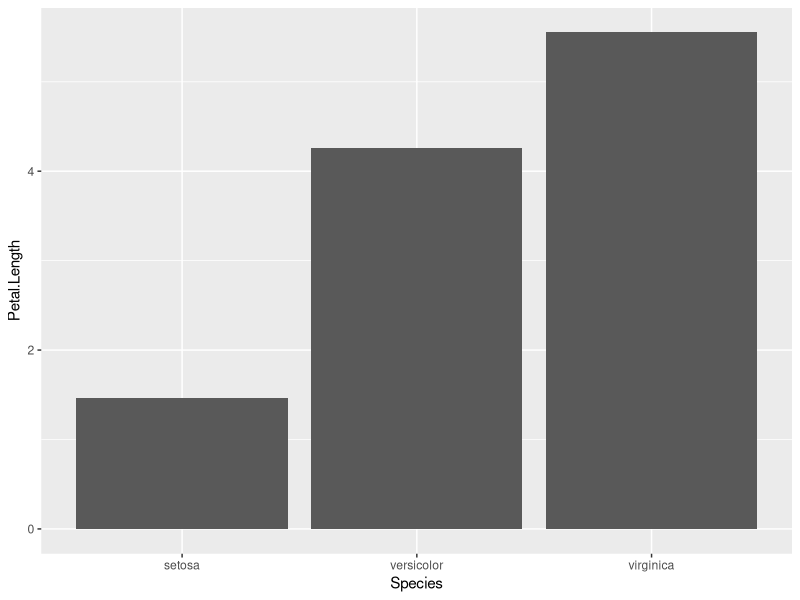
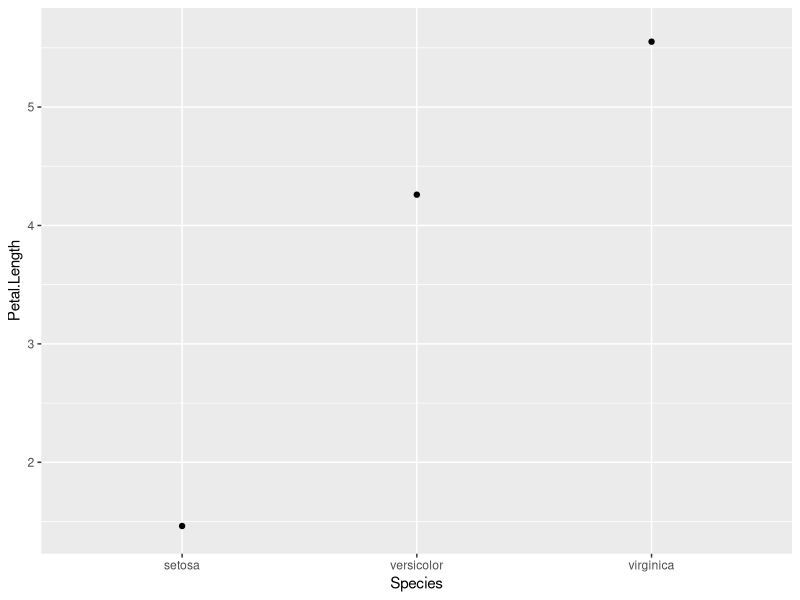
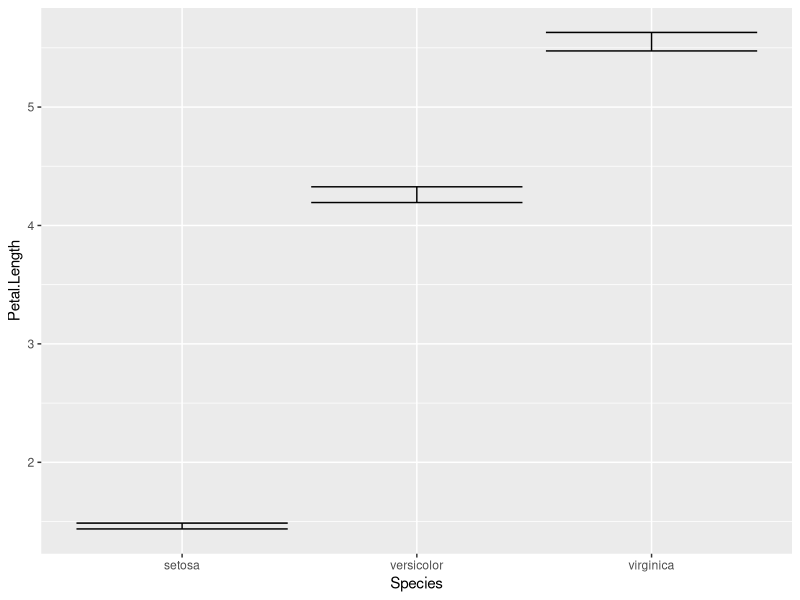
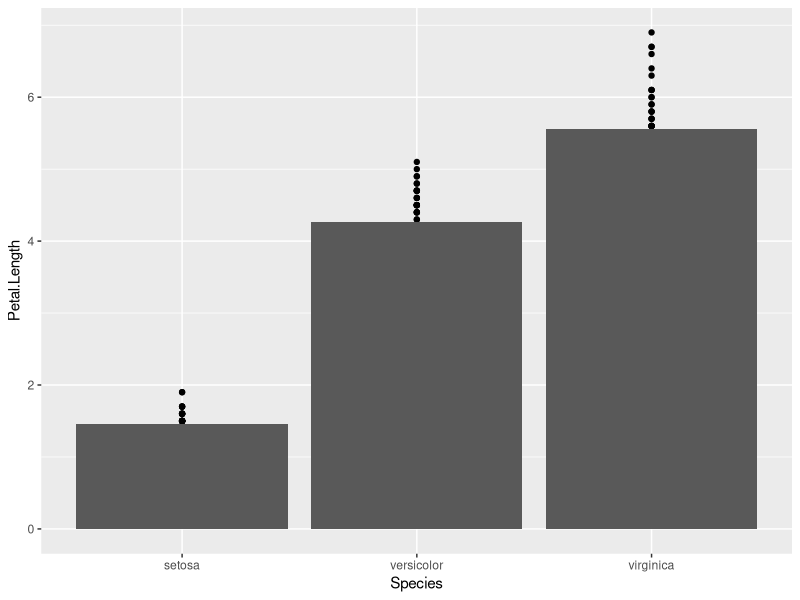
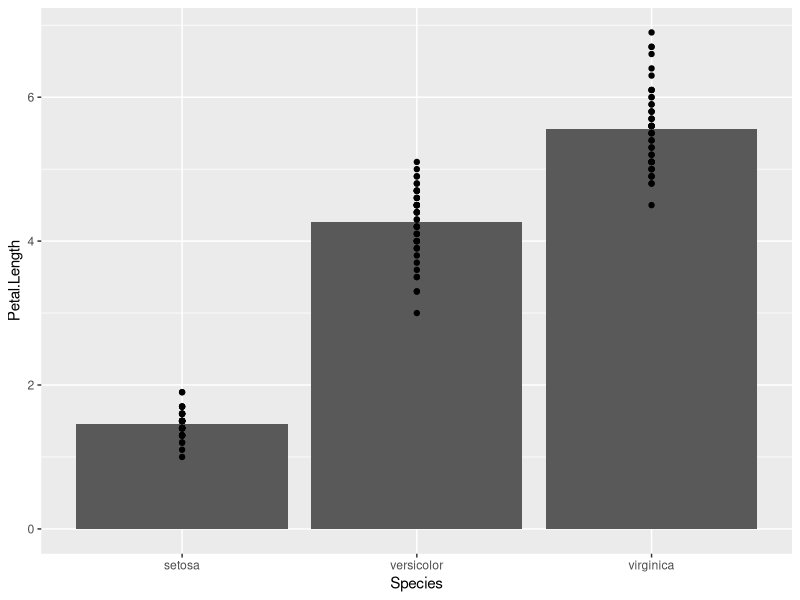
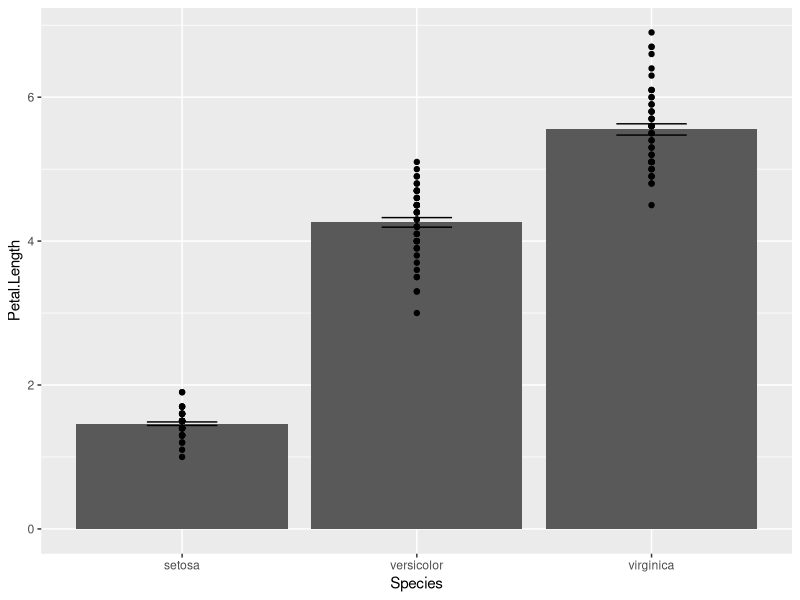
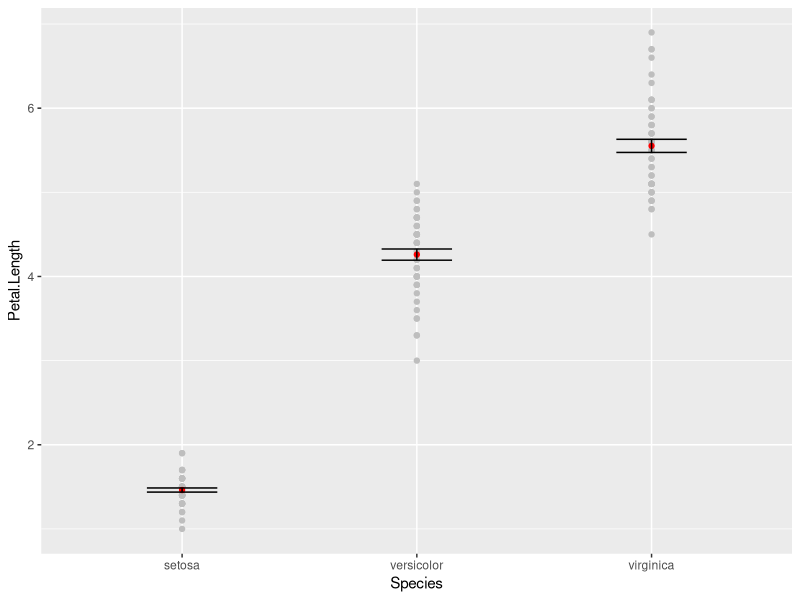

Reproduce these figures in R, in order.

# Cargo datos de ejemplo
# es un data set de ejemplo llamado "iris" que viene instalado con R

datos<-iris

# observo los datos

# en el area de trabajo:
## toca sobre "datos", mira la planilla y cerrala
## toca sobre el ícono azul con triangulito blanco a la izquierda de "datos"

# cargo la libreria

library(ggplot2)

# FUNCIONES DE RESUMEN ####

ggplot(data=datos,aes(x=Species,y=Petal.Length))+
  stat_summary(fun.data=mean_se,geom="bar")

## cambio la representación de la capa de resumen

ggplot(data=datos,aes(x=Species,y=Petal.Length))+
  stat_summary(fun.data=mean_se,geom="point")

ggplot(data=datos,aes(x=Species,y=Petal.Length))+
  stat_summary(fun.data=mean_se,geom="errorbar")

### juego un poco superponiendo y cambiando el orden de las capas

ggplot(data=datos,aes(x=Species,y=Petal.Length))+
  geom_point()+
  stat_summary(fun.data=mean_se,geom="bar")

ggplot(data=datos,aes(x=Species,y=Petal.Length))+
  stat_summary(fun.data=mean_se,geom="bar")+
  geom_point()

# qué pasó?

ggplot(data=datos,aes(x=Species,y=Petal.Length))+
  stat_summary(fun.data=mean_se,geom="bar")+
  stat_summary(fun.data=mean_se,geom="errorbar",width=0.3)+
  geom_point()

ggplot(data=datos,aes(x=Species,y=Petal.Length))+
  geom_point(colour="grey")+
  stat_summary(fun.data=mean_se,geom="point",colour="red")+
  stat_summary(fun.data=mean_se,geom="errorbar",width=0.3)